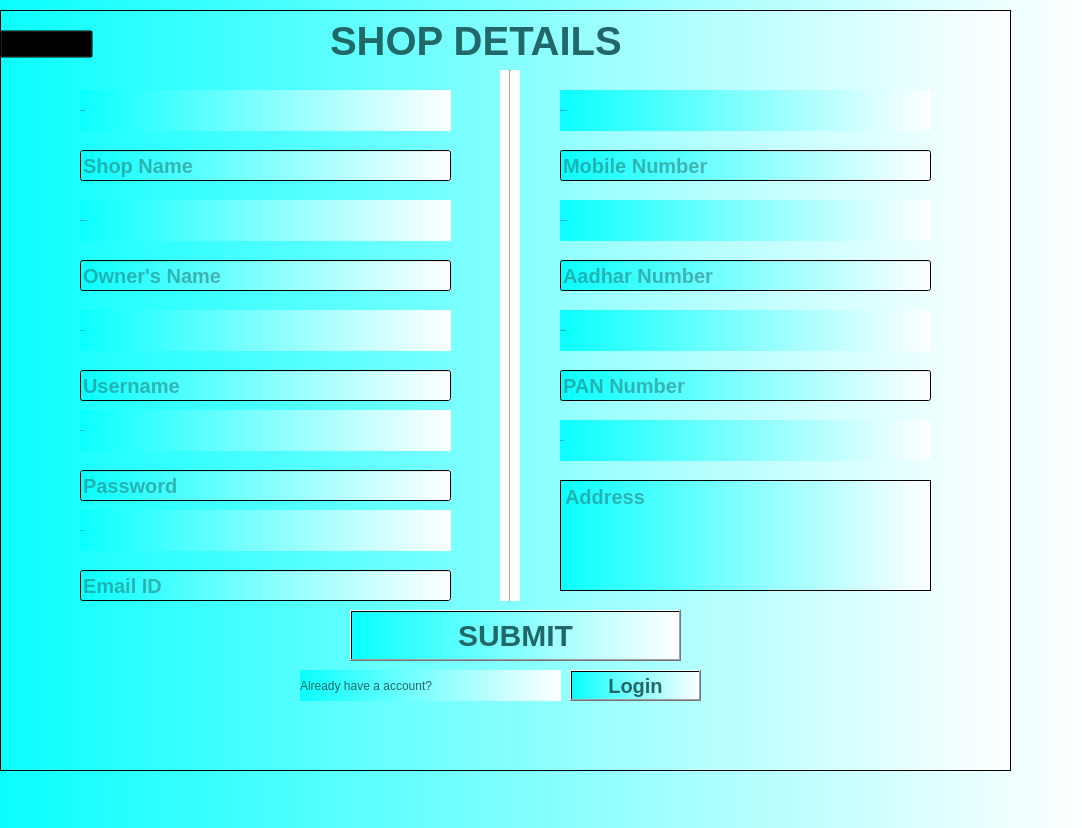
<?xml version="1.0" encoding="UTF-8"?>
<ui version="4.0">
 <class>Form</class>
 <widget class="QWidget" name="Form">
  <property name="geometry">
   <rect>
    <x>0</x>
    <y>0</y>
    <width>1082</width>
    <height>828</height>
   </rect>
  </property>
  <property name="windowTitle">
   <string>Form</string>
  </property>
  <property name="styleSheet">
   <string notr="true">color: rgb(34, 104, 104);
background-color: qlineargradient(spread:reflect, x1:0, y1:0, x2:1, y2:0, stop:0 rgba(10, 255, 255, 255), stop:1 rgba(255, 255, 255, 255));</string>
  </property>
  <widget class="QFrame" name="frame">
   <property name="geometry">
    <rect>
     <x>0</x>
     <y>10</y>
     <width>1011</width>
     <height>761</height>
    </rect>
   </property>
   <property name="styleSheet">
    <string notr="true">color: rgb(34, 104, 104);
background-color: qlineargradient(spread:reflect, x1:0, y1:0, x2:1, y2:0, stop:0 rgba(10, 255, 255, 255), stop:1 rgba(255, 255, 255, 255));</string>
   </property>
   <property name="frameShape">
    <enum>QFrame::StyledPanel</enum>
   </property>
   <property name="frameShadow">
    <enum>QFrame::Raised</enum>
   </property>
   <widget class="QLabel" name="label">
    <property name="geometry">
     <rect>
      <x>330</x>
      <y>10</y>
      <width>321</width>
      <height>41</height>
     </rect>
    </property>
    <property name="styleSheet">
     <string notr="true">QLabel
{
background:transparent;
font-weight: bold;
font-size:40px;
}</string>
    </property>
    <property name="text">
     <string>SHOP DETAILS</string>
    </property>
   </widget>
   <widget class="QLabel" name="label_2">
    <property name="geometry">
     <rect>
      <x>80</x>
      <y>190</y>
      <width>371</width>
      <height>41</height>
     </rect>
    </property>
    <property name="font">
     <font>
      <pointsize>-1</pointsize>
      <weight>75</weight>
      <bold>true</bold>
     </font>
    </property>
    <property name="styleSheet">
     <string notr="true">QLabel{
font-weight: bold;
font-size: 30px;
};</string>
    </property>
    <property name="text">
     <string>Owner's Name</string>
    </property>
   </widget>
   <widget class="QLabel" name="label_3">
    <property name="geometry">
     <rect>
      <x>80</x>
      <y>400</y>
      <width>371</width>
      <height>41</height>
     </rect>
    </property>
    <property name="font">
     <font>
      <pointsize>-1</pointsize>
      <weight>75</weight>
      <bold>true</bold>
     </font>
    </property>
    <property name="styleSheet">
     <string notr="true">QLabel{
font-weight: bold;
font-size: 30px;
};</string>
    </property>
    <property name="text">
     <string>Password</string>
    </property>
   </widget>
   <widget class="QLabel" name="label_4">
    <property name="geometry">
     <rect>
      <x>80</x>
      <y>500</y>
      <width>371</width>
      <height>41</height>
     </rect>
    </property>
    <property name="font">
     <font>
      <pointsize>-1</pointsize>
      <weight>75</weight>
      <bold>true</bold>
     </font>
    </property>
    <property name="styleSheet">
     <string notr="true">QLabel{
font-weight: bold;
font-size: 30px;
};</string>
    </property>
    <property name="text">
     <string>Email ID</string>
    </property>
   </widget>
   <widget class="QLabel" name="label_5">
    <property name="geometry">
     <rect>
      <x>80</x>
      <y>80</y>
      <width>371</width>
      <height>41</height>
     </rect>
    </property>
    <property name="font">
     <font>
      <pointsize>-1</pointsize>
      <weight>75</weight>
      <bold>true</bold>
     </font>
    </property>
    <property name="styleSheet">
     <string notr="true">QLabel{
font-weight: bold;
font-size: 30px;
};</string>
    </property>
    <property name="text">
     <string>Shop Name</string>
    </property>
   </widget>
   <widget class="QLabel" name="label_6">
    <property name="geometry">
     <rect>
      <x>80</x>
      <y>300</y>
      <width>371</width>
      <height>41</height>
     </rect>
    </property>
    <property name="font">
     <font>
      <pointsize>-1</pointsize>
      <weight>75</weight>
      <bold>true</bold>
     </font>
    </property>
    <property name="styleSheet">
     <string notr="true">QLabel{
font-weight: bold;
font-size: 30px;
};</string>
    </property>
    <property name="text">
     <string>Username</string>
    </property>
   </widget>
   <widget class="QPushButton" name="homebtn">
    <property name="geometry">
     <rect>
      <x>0</x>
      <y>20</y>
      <width>93</width>
      <height>28</height>
     </rect>
    </property>
    <property name="styleSheet">
     <string notr="true">QPushButton
{
font-size:14px;
color:white;
background:transparent;
}</string>
    </property>
    <property name="text">
     <string/>
    </property>
    <property name="icon">
     <iconset>
      <normaloff>icons/arrow-left.svg</normaloff>icons/arrow-left.svg</iconset>
    </property>
    <property name="iconSize">
     <size>
      <width>32</width>
      <height>32</height>
     </size>
    </property>
   </widget>
   <widget class="Line" name="line">
    <property name="geometry">
     <rect>
      <x>500</x>
      <y>60</y>
      <width>20</width>
      <height>531</height>
     </rect>
    </property>
    <property name="styleSheet">
     <string notr="true">background:white;</string>
    </property>
    <property name="orientation">
     <enum>Qt::Vertical</enum>
    </property>
   </widget>
   <widget class="QLabel" name="label_9">
    <property name="geometry">
     <rect>
      <x>560</x>
      <y>80</y>
      <width>371</width>
      <height>41</height>
     </rect>
    </property>
    <property name="font">
     <font>
      <pointsize>-1</pointsize>
      <weight>75</weight>
      <bold>true</bold>
     </font>
    </property>
    <property name="styleSheet">
     <string notr="true">QLabel{
font-weight: bold;
font-size: 30px;
};</string>
    </property>
    <property name="text">
     <string>Mobile Number</string>
    </property>
   </widget>
   <widget class="QLabel" name="label_10">
    <property name="geometry">
     <rect>
      <x>560</x>
      <y>300</y>
      <width>371</width>
      <height>41</height>
     </rect>
    </property>
    <property name="font">
     <font>
      <pointsize>-1</pointsize>
      <weight>75</weight>
      <bold>true</bold>
     </font>
    </property>
    <property name="styleSheet">
     <string notr="true">QLabel{
font-weight: bold;
font-size: 30px;
};</string>
    </property>
    <property name="text">
     <string>PAN Number</string>
    </property>
   </widget>
   <widget class="QLabel" name="label_11">
    <property name="geometry">
     <rect>
      <x>560</x>
      <y>190</y>
      <width>371</width>
      <height>41</height>
     </rect>
    </property>
    <property name="font">
     <font>
      <pointsize>-1</pointsize>
      <weight>75</weight>
      <bold>true</bold>
     </font>
    </property>
    <property name="styleSheet">
     <string notr="true">QLabel{
font-weight: bold;
font-size: 30px;
};</string>
    </property>
    <property name="text">
     <string>Aadhar Number</string>
    </property>
   </widget>
   <widget class="QLabel" name="label_12">
    <property name="geometry">
     <rect>
      <x>300</x>
      <y>660</y>
      <width>261</width>
      <height>31</height>
     </rect>
    </property>
    <property name="styleSheet">
     <string notr="true">QLabel{
font-weight: bold;
font-size: 20px;
};</string>
    </property>
    <property name="text">
     <string>Already have a account?</string>
    </property>
   </widget>
   <widget class="QLineEdit" name="shopname">
    <property name="geometry">
     <rect>
      <x>80</x>
      <y>140</y>
      <width>371</width>
      <height>31</height>
     </rect>
    </property>
    <property name="styleSheet">
     <string notr="true">font-size:20px;
font-weight: bold;</string>
    </property>
    <property name="text">
     <string/>
    </property>
    <property name="placeholderText">
     <string>Shop Name</string>
    </property>
    <property name="clearButtonEnabled">
     <bool>true</bool>
    </property>
   </widget>
   <widget class="QLineEdit" name="ownername">
    <property name="geometry">
     <rect>
      <x>80</x>
      <y>250</y>
      <width>371</width>
      <height>31</height>
     </rect>
    </property>
    <property name="styleSheet">
     <string notr="true">font-size:20px;
font-weight: bold;</string>
    </property>
    <property name="text">
     <string/>
    </property>
    <property name="placeholderText">
     <string>Owner's Name</string>
    </property>
    <property name="clearButtonEnabled">
     <bool>true</bool>
    </property>
   </widget>
   <widget class="QLineEdit" name="username">
    <property name="geometry">
     <rect>
      <x>80</x>
      <y>360</y>
      <width>371</width>
      <height>31</height>
     </rect>
    </property>
    <property name="styleSheet">
     <string notr="true">font-size:20px;
font-weight: bold;</string>
    </property>
    <property name="text">
     <string/>
    </property>
    <property name="placeholderText">
     <string>Username</string>
    </property>
    <property name="clearButtonEnabled">
     <bool>true</bool>
    </property>
   </widget>
   <widget class="QLineEdit" name="password">
    <property name="geometry">
     <rect>
      <x>80</x>
      <y>460</y>
      <width>371</width>
      <height>31</height>
     </rect>
    </property>
    <property name="styleSheet">
     <string notr="true">font-size:20px;
font-weight: bold;</string>
    </property>
    <property name="text">
     <string/>
    </property>
    <property name="echoMode">
     <enum>QLineEdit::Normal</enum>
    </property>
    <property name="placeholderText">
     <string>Password</string>
    </property>
    <property name="clearButtonEnabled">
     <bool>true</bool>
    </property>
   </widget>
   <widget class="QLineEdit" name="emailid">
    <property name="geometry">
     <rect>
      <x>80</x>
      <y>560</y>
      <width>371</width>
      <height>31</height>
     </rect>
    </property>
    <property name="styleSheet">
     <string notr="true">font-size:20px;
font-weight: bold;</string>
    </property>
    <property name="text">
     <string/>
    </property>
    <property name="echoMode">
     <enum>QLineEdit::Normal</enum>
    </property>
    <property name="placeholderText">
     <string>Email ID</string>
    </property>
    <property name="clearButtonEnabled">
     <bool>true</bool>
    </property>
   </widget>
   <widget class="QLineEdit" name="mobileno">
    <property name="geometry">
     <rect>
      <x>560</x>
      <y>140</y>
      <width>371</width>
      <height>31</height>
     </rect>
    </property>
    <property name="styleSheet">
     <string notr="true">font-size:20px;
font-weight: bold;</string>
    </property>
    <property name="text">
     <string/>
    </property>
    <property name="placeholderText">
     <string>Mobile Number</string>
    </property>
    <property name="clearButtonEnabled">
     <bool>true</bool>
    </property>
   </widget>
   <widget class="QLineEdit" name="aadharnumber">
    <property name="geometry">
     <rect>
      <x>560</x>
      <y>250</y>
      <width>371</width>
      <height>31</height>
     </rect>
    </property>
    <property name="styleSheet">
     <string notr="true">font-size:20px;
font-weight: bold;</string>
    </property>
    <property name="text">
     <string/>
    </property>
    <property name="placeholderText">
     <string>Aadhar Number</string>
    </property>
    <property name="clearButtonEnabled">
     <bool>true</bool>
    </property>
   </widget>
   <widget class="QLineEdit" name="pannumber">
    <property name="geometry">
     <rect>
      <x>560</x>
      <y>360</y>
      <width>371</width>
      <height>31</height>
     </rect>
    </property>
    <property name="styleSheet">
     <string notr="true">font-size:20px;
font-weight: bold;</string>
    </property>
    <property name="text">
     <string/>
    </property>
    <property name="placeholderText">
     <string>PAN Number</string>
    </property>
    <property name="clearButtonEnabled">
     <bool>true</bool>
    </property>
   </widget>
   <widget class="QPushButton" name="submitbtn">
    <property name="geometry">
     <rect>
      <x>350</x>
      <y>600</y>
      <width>331</width>
      <height>51</height>
     </rect>
    </property>
    <property name="font">
     <font>
      <pointsize>-1</pointsize>
      <weight>75</weight>
      <bold>true</bold>
     </font>
    </property>
    <property name="styleSheet">
     <string notr="true">font-size:30px;
font-weight: bold;</string>
    </property>
    <property name="text">
     <string>SUBMIT</string>
    </property>
   </widget>
   <widget class="QPushButton" name="signup">
    <property name="geometry">
     <rect>
      <x>570</x>
      <y>660</y>
      <width>131</width>
      <height>31</height>
     </rect>
    </property>
    <property name="styleSheet">
     <string notr="true">QPushButton
{
font-size:20px;
font-weight: bold;
}
QPushButton:hover
{
color:#333;
background:#49ebff;
}</string>
    </property>
    <property name="text">
     <string>Login</string>
    </property>
   </widget>
   <widget class="QLabel" name="label_13">
    <property name="geometry">
     <rect>
      <x>560</x>
      <y>410</y>
      <width>371</width>
      <height>41</height>
     </rect>
    </property>
    <property name="font">
     <font>
      <pointsize>-1</pointsize>
      <weight>75</weight>
      <bold>true</bold>
     </font>
    </property>
    <property name="styleSheet">
     <string notr="true">QLabel{
font-weight: bold;
font-size: 30px;
};</string>
    </property>
    <property name="text">
     <string>Address</string>
    </property>
   </widget>
   <widget class="QPlainTextEdit" name="address">
    <property name="geometry">
     <rect>
      <x>560</x>
      <y>470</y>
      <width>371</width>
      <height>111</height>
     </rect>
    </property>
    <property name="styleSheet">
     <string notr="true">font-size:20px;
font-weight: bold;</string>
    </property>
    <property name="centerOnScroll">
     <bool>true</bool>
    </property>
    <property name="placeholderText">
     <string>Address</string>
    </property>
   </widget>
  </widget>
 </widget>
 <resources/>
 <connections/>
</ui>
